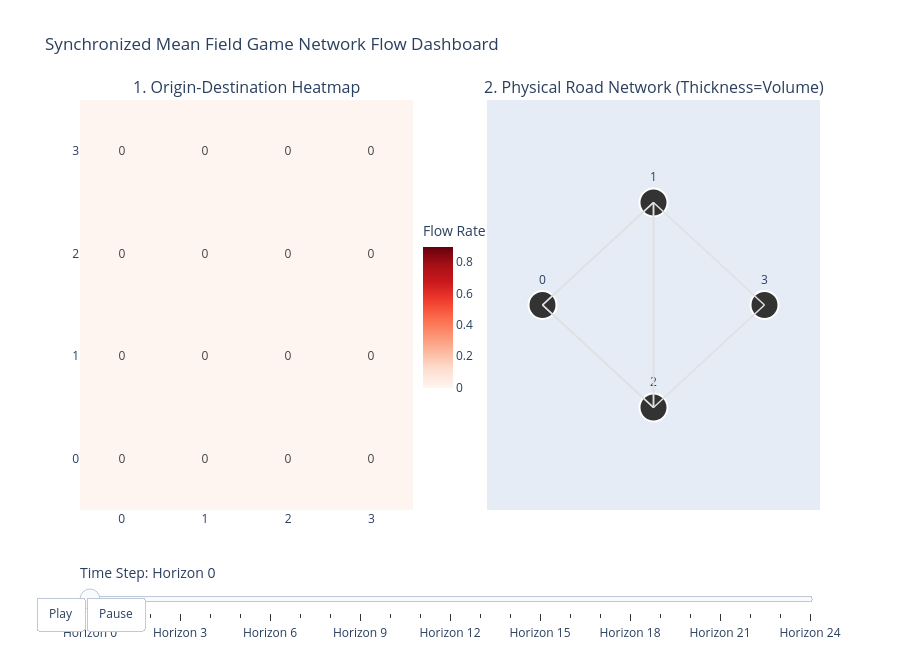

Source (notebook cell):
### Code cell
import numpy as np
import torch
import plotly.graph_objects as go
from plotly.subplots import make_subplots
from PIL import Image
import io

# --- 1. Extract environment variables from your notebook execution ---
num_nodes = env.num_nodes
nodes = [str(i) for i in range(num_nodes)] # ['0', '1', '2', '3']

# Spatial coordinates for your 4-node MFG setup
node_coords = {
    '0': (0, 1),   # Source Node
    '1': (1, 1.5), # Intermediate Top
    '2': (1, 0.5), # Intermediate Bottom
    '3': (2, 1)    # Destination Node
}

# Pull physical roads defined in your environment's adjacency matrix
adjacency_matrix = env.A.cpu().numpy()
road_topology = []
for u_idx in range(num_nodes):
    for v_idx in range(num_nodes):
        if adjacency_matrix[u_idx, v_idx] > 0:
            road_topology.append((str(u_idx), str(v_idx)))

# Compute the composite edge flows (H, N, N) from the model outputs
# Simply sum/reduce over group/other dimensions to get shape (H, N, N)
edge_flows_tensor = edge_occ.sum(dim=0).sum(dim=-1)  # If this yields shape (H, N, N)
E_total_edges = edge_flows_tensor.detach().cpu().numpy()

num_steps = E_total_edges.shape[0]
timesteps = [f"Horizon {h}" for h in range(num_steps)]
max_flow_value = float(np.max(E_total_edges)) if np.max(E_total_edges) > 0 else 1.0

# --- 2. Initialize the Subplot Figure ---
fig = make_subplots(
    rows=1, cols=2,
    subplot_titles=(
        "1. Origin-Destination Heatmap",
        "2. Physical Road Network (Thickness=Volume)"
    ),
    horizontal_spacing=0.1
)

# --- 3. Base Traces (Horizon 0) ---
z_init = E_total_edges[0]
heatmap_base = go.Heatmap(
    z=z_init, x=nodes, y=nodes,
    colorscale="Reds", zmin=0, zmax=max_flow_value,
    text=np.round(z_init, 3), texttemplate="%{text}",
    colorbar=dict(title="Flow Rate", len=0.45, y=0.5, x=0.45),
)
fig.add_trace(heatmap_base, row=1, col=1)

node_x = [node_coords[n][0] for n in nodes]
node_y = [node_coords[n][1] for n in nodes]
node_trace = go.Scatter(
    x=node_x, y=node_y,
    mode='markers+text',
    text=nodes, textposition="top center",
    marker=dict(size=28, color='#333333', line=dict(width=2, color='white'))
)
fig.add_trace(node_trace, row=1, col=2)

for u, v in road_topology:
    x0, y0 = node_coords[u]
    x1, y1 = node_coords[v]
    u_idx, v_idx = int(u), int(v)
    flow = E_total_edges[0, u_idx, v_idx]
    
    width = 1.5 + (flow / max_flow_value) * 12
    color = '#D32F2F' if flow > (max_flow_value * 0.4) else '#E0E0E0'
    
    edge_trace = go.Scatter(
        x=[x0, x1, None], y=[y0, y1, None],
        mode='lines',
        line=dict(width=width, color=color),
        hoverinfo='text',
        text=f"Route: {u}→{v}<br>Flow: {flow:.3f}"
    )
    fig.add_trace(edge_trace, row=1, col=2)

# --- 4. Populate Frames ---
frames = []
for t in range(num_steps):
    frame_data = []
    
    z_frame = E_total_edges[t]
    frame_data.append(go.Heatmap(
        z=z_frame, text=np.round(z_frame, 3), texttemplate="%{text}"
    ))
    
    frame_data.append(node_trace)
    
    for u, v in road_topology:
        u_idx, v_idx = int(u), int(v)
        flow = E_total_edges[t, u_idx, v_idx]
        width = 1.5 + (flow / max_flow_value) * 12
        color = '#D32F2F' if flow > (max_flow_value * 0.08) else '#E0E0E0'
        
        frame_data.append(go.Scatter(
            line=dict(width=width, color=color),
            text=f"Route: {u}→{v}<br>Flow: {flow:.3f}"
        ))
        
    frames.append(go.Frame(data=frame_data, name=timesteps[t]))
    
fig.frames = frames

# --- 5. Add Layout & Slider Configurations ---
sliders = [{
    "active": 0,
    "currentvalue": {"prefix": "Time Step: ", "font": {"size": 14}},
    "pad": {"t": 50},
    "steps": [{
        "args": [[f_name], {"frame": {"duration": 600, "redraw": True}, "mode": "immediate"}],
        "label": f_name, "method": "animate"
    } for f_name in timesteps]
}]

fig.update_layout(
    title="Synchronized Mean Field Game Network Flow Dashboard",
    height=650,
    showlegend=False,
    xaxis2=dict(showgrid=False, zeroline=False, showticklabels=False, range=[-0.5, 2.5]),
    yaxis2=dict(showgrid=False, zeroline=False, showticklabels=False, range=[0.0, 2.0]),
    xaxis=dict(tickangle=0),
    updatemenus=[{
        "type": "buttons", "direction": "left", "pad": {"r": 10, "t": 87}, "showactive": False,
        "x": 0.1, "y": 0, "xanchor": "right", "yanchor": "top",
        "buttons": [
            {"label": "Play", "method": "animate", "args": [None, {"frame": {"duration": 800, "redraw": True}}]},
            {"label": "Pause", "method": "animate", "args": [[None], {"frame": {"duration": 0, "redraw": False}, "mode": "immediate"}]}
        ]
    }],
    sliders=sliders
)

# Display interactive dashboard in the notebook
fig.show()
fig.write_html("traffic_flow.html")

### Figure 1 — Plotly figure (JSON) as saved in the notebook; plotly's stock layout.template omitted (floating-point values rounded to 4 significant figures)
{"data": [{"colorbar": {"len": 0.45, "title": {"text": "Flow Rate"}, "x": 0.45, "y": 0.5}, "colorscale": [[0, "rgb(255,245,240)"], [0.125, "rgb(254,224,210)"], [0.25, "rgb(252,187,161)"], [0.375, "rgb(252,146,114)"], [0.5, "rgb(251,106,74)"], [0.625, "rgb(239,59,44)"], [0.75, "rgb(203,24,29)"], [0.875, "rgb(165,15,21)"], [1, "rgb(103,0,13)"]], "text": [[0.0, 0.0, 0.0, 0.0], [0.0, 0.0, 0.0, 0.0], [0.0, 0.0, 0.0, 0.0], [0.0, 0.0, 0.0, 0.0]], "texttemplate": "%{text}", "type": "heatmap", "x": ["0", "1", "2", "3"], "xaxis": "x", "y": ["0", "1", "2", "3"], "yaxis": "y", "z": [[0.0, 0.0, 0.0, 0.0], [0.0, 0.0, 0.0, 0.0], [0.0, 0.0, 0.0, 0.0], [0.0, 0.0, 0.0, 0.0]], "zmax": 0.9, "zmin": 0}, {"marker": {"color": "#333333", "line": {"color": "white", "width": 2}, "size": 28}, "mode": "markers+text", "text": ["0", "1", "2", "3"], "textposition": "top center", "type": "scatter", "x": [0, 1, 1, 2], "xaxis": "x2", "y": [1, 1.5, 0.5, 1], "yaxis": "y2"}, {"hoverinfo": "text", "line": {"color": "#E0E0E0", "width": 1.5}, "mode": "lines", "text": "Route: 0→1<br>Flow: 0.000", "type": "scatter", "x": [0, 1, null], "xaxis": "x2", "y": [1, 1.5, null], "yaxis": "y2"}, {"hoverinfo": "text", "line": {"color": "#E0E0E0", "width": 1.5}, "mode": "lines", "text": "Route: 0→2<br>Flow: 0.000", "type": "scatter", "x": [0, 1, null], "xaxis": "x2", "y": [1, 0.5, null], "yaxis": "y2"}, {"hoverinfo": "text", "line": {"color": "#E0E0E0", "width": 1.5}, "mode": "lines", "text": "Route: 1→0<br>Flow: 0.000", "type": "scatter", "x": [1, 0, null], "xaxis": "x2", "y": [1.5, 1, null], "yaxis": "y2"}, {"hoverinfo": "text", "line": {"color": "#E0E0E0", "width": 1.5}, "mode": "lines", "text": "Route: 1→2<br>Flow: 0.000", "type": "scatter", "x": [1, 1, null], "xaxis": "x2", "y": [1.5, 0.5, null], "yaxis": "y2"}, {"hoverinfo": "text", "line": {"color": "#E0E0E0", "width": 1.5}, "mode": "lines", "text": "Route: 1→3<br>Flow: 0.000", "type": "scatter", "x": [1, 2, null], "xaxis": "x2", "y": [1.5, 1, null], "yaxis": "y2"}, {"hoverinfo": "text", "line": {"color": "#E0E0E0", "width": 1.5}, "mode": "lines", "text": "Route: 2→0<br>Flow: 0.000", "type": "scatter", "x": [1, 0, null], "xaxis": "x2", "y": [0.5, 1, null], "yaxis": "y2"}, {"hoverinfo": "text", "line": {"color": "#E0E0E0", "width": 1.5}, "mode": "lines", "text": "Route: 2→1<br>Flow: 0.000", "type": "scatter", "x": [1, 1, null], "xaxis": "x2", "y": [0.5, 1.5, null], "yaxis": "y2"}, {"hoverinfo": "text", "line": {"color": "#E0E0E0", "width": 1.5}, "mode": "lines", "text": "Route: 2→3<br>Flow: 0.000", "type": "scatter", "x": [1, 2, null], "xaxis": "x2", "y": [0.5, 1, null], "yaxis": "y2"}], "layout": {"annotations": [{"font": {"size": 16}, "showarrow": false, "text": "1. Origin-Destination Heatmap", "x": 0.225, "xanchor": "center", "xref": "paper", "y": 1, "yanchor": "bottom", "yref": "paper"}, {"font": {"size": 16}, "showarrow": false, "text": "2. Physical Road Network (Thickness=Volume)", "x": 0.775, "xanchor": "center", "xref": "paper", "y": 1, "yanchor": "bottom", "yref": "paper"}], "height": 650, "showlegend": false, "sliders": [{"active": 0, "currentvalue": {"font": {"size": 14}, "prefix": "Time Step: "}, "pad": {"t": 50}, "steps": [{"args": [["Horizon 0"], {"frame": {"duration": 600, "redraw": true}, "mode": "immediate"}], "label": "Horizon 0", "method": "animate"}, {"args": [["Horizon 1"], {"frame": {"duration": 600, "redraw": true}, "mode": "immediate"}], "label": "Horizon 1", "method": "animate"}, {"args": [["Horizon 2"], {"frame": {"duration": 600, "redraw": true}, "mode": "immediate"}], "label": "Horizon 2", "method": "animate"}, {"args": [["Horizon 3"], {"frame": {"duration": 600, "redraw": true}, "mode": "immediate"}], "label": "Horizon 3", "method": "animate"}, {"args": [["Horizon 4"], {"frame": {"duration": 600, "redraw": true}, "mode": "immediate"}], "label": "Horizon 4", "method": "animate"}, {"args": [["Horizon 5"], {"frame": {"duration": 600, "redraw": true}, "mode": "immediate"}], "label": "Horizon 5", "method": "animate"}, {"args": [["Horizon 6"], {"frame": {"duration": 600, "redraw": true}, "mode": "immediate"}], "label": "Horizon 6", "method": "animate"}, {"args": [["Horizon 7"], {"frame": {"duration": 600, "redraw": true}, "mode": "immediate"}], "label": "Horizon 7", "method": "animate"}, {"args": [["Horizon 8"], {"frame": {"duration": 600, "redraw": true}, "mode": "immediate"}], "label": "Horizon 8", "method": "animate"}, {"args": [["Horizon 9"], {"frame": {"duration": 600, "redraw": true}, "mode": "immediate"}], "label": "Horizon 9", "method": "animate"}, {"args": [["Horizon 10"], {"frame": {"duration": 600, "redraw": true}, "mode": "immediate"}], "label": "Horizon 10", "method": "animate"}, {"args": [["Horizon 11"], {"frame": {"duration": 600, "redraw": true}, "mode": "immediate"}], "label": "Horizon 11", "method": "animate"}, {"args": [["Horizon 12"], {"frame": {"duration": 600, "redraw": true}, "mode": "immediate"}], "label": "Horizon 12", "method": "animate"}, {"args": [["Horizon 13"], {"frame": {"duration": 600, "redraw": true}, "mode": "immediate"}], "label": "Horizon 13", "method": "animate"}, {"args": [["Horizon 14"], {"frame": {"duration": 600, "redraw": true}, "mode": "immediate"}], "label": "Horizon 14", "method": "animate"}, {"args": [["Horizon 15"], {"frame": {"duration": 600, "redraw": true}, "mode": "immediate"}], "label": "Horizon 15", "method": "animate"}, {"args": [["Horizon 16"], {"frame": {"duration": 600, "redraw": true}, "mode": "immediate"}], "label": "Horizon 16", "method": "animate"}, {"args": [["Horizon 17"], {"frame": {"duration": 600, "redraw": true}, "mode": "immediate"}], "label": "Horizon 17", "method": "animate"}, {"args": [["Horizon 18"], {"frame": {"duration": 600, "redraw": true}, "mode": "immediate"}], "label": "Horizon 18", "method": "animate"}, {"args": [["Horizon 19"], {"frame": {"duration": 600, "redraw": true}, "mode": "immediate"}], "label": "Horizon 19", "method": "animate"}, {"args": [["Horizon 20"], {"frame": {"duration": 600, "redraw": true}, "mode": "immediate"}], "label": "Horizon 20", "method": "animate"}, {"args": [["Horizon 21"], {"frame": {"duration": 600, "redraw": true}, "mode": "immediate"}], "label": "Horizon 21", "method": "animate"}, {"args": [["Horizon 22"], {"frame": {"duration": 600, "redraw": true}, "mode": "immediate"}], "label": "Horizon 22", "method": "animate"}, {"args": [["Horizon 23"], {"frame": {"duration": 600, "redraw": true}, "mode": "immediate"}], "label": "Horizon 23", "method": "animate"}, {"args": [["Horizon 24"], {"frame": {"duration": 600, "redraw": true}, "mode": "immediate"}], "label": "Horizon 24", "method": "animate"}]}], "title": {"text": "Synchronized Mean Field Game Network Flow Dashboard"}, "updatemenus": [{"buttons": [{"args": [null, {"frame": {"duration": 800, "redraw": true}}], "label": "Play", "method": "animate"}, {"args": [[null], {"frame": {"duration": 0, "redraw": false}, "mode": "immediate"}], "label": "Pause", "method": "animate"}], "direction": "left", "pad": {"r": 10, "t": 87}, "showactive": false, "type": "buttons", "x": 0.1, "xanchor": "right", "y": 0, "yanchor": "top"}], "xaxis": {"anchor": "y", "domain": [0, 0.45], "tickangle": 0}, "xaxis2": {"anchor": "y2", "domain": [0.55, 1], "range": [-0.5, 2.5], "showgrid": false, "showticklabels": false, "zeroline": false}, "yaxis": {"anchor": "x", "domain": [0, 1]}, "yaxis2": {"anchor": "x2", "domain": [0, 1], "range": [0, 2], "showgrid": false, "showticklabels": false, "zeroline": false}}}
